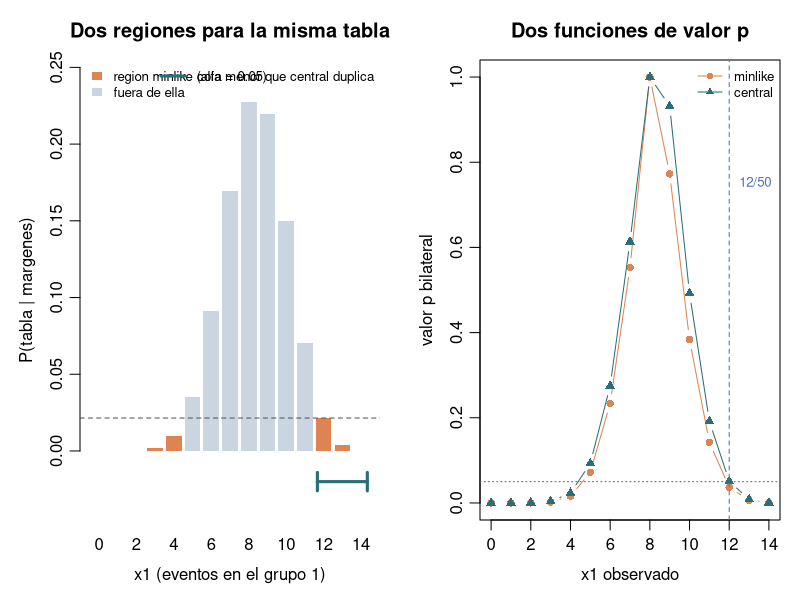

Source code (R):
# ============================================================
# Problemas del calculo del valor p en una tabla 2x2
# Caso: 12/50 frente a 2/34 (12 eventos en 50 del grupo 1,
# 2 eventos en 34 del grupo 2).
# Ejecutar: Rscript scripts/problemas_valor_p.R
#
# La tabla se usa como excusa para mostrar cinco problemas que
# no aparecen con datos continuos: dos convenciones bilaterales
# que dan conclusiones opuestas, una region de rechazo que
# depende de la tabla observada, un valor p que no es la suma de
# su region, un tamano real muy por debajo de alfa y una
# correccion (mid-p) que rompe la garantia exacta.
# ============================================================

x1 <- 12; n1 <- 50
x2 <- 2;  n2 <- 34
m  <- x1 + x2

xs <- max(0, m - n2):min(n1, m)
pr <- dhyper(xs, n1, n2, m)
P0 <- dhyper(x1, n1, n2, m)

p_minlike <- function(x) {
  p0 <- dhyper(x, n1, n2, m)
  sum(pr[pr <= p0 * (1 + 1e-9)])
}
cola_izq <- function(x) sum(pr[xs <= x])
cola_der <- function(x) sum(pr[xs >= x])
p_central <- function(x) min(1, 2 * min(cola_izq(x), cola_der(x)))

cat("== 1. El espacio condicional ==\n")
cat(sprintf("Margenes fijos: m = %d eventos; soporte x1 = %d..%d (%d tablas)\n",
            m, min(xs), max(xs), length(xs)))
cat(sprintf("P(tabla observada) = %.5f\n", P0))
cat(sprintf("E[x1] bajo H0 = %.2f, asi que 12 cae en la cola derecha\n\n",
            m * n1 / (n1 + n2)))

cat("== 2. Cuatro cifras para el mismo dato ==\n")
cat(sprintf("minlike (fisher.test)        = %.4f\n", p_minlike(x1)))
cat(sprintf("central (exact2x2)           = %.4f\n", p_central(x1)))
cat(sprintf("unilateral derecha           = %.4f\n", cola_der(x1)))
cat(sprintf("unilateral izquierda         = %.4f\n", cola_izq(x1)))
cat(sprintf("mid-p bilateral              = %.4f\n", p_minlike(x1) - 0.5 * P0))
cat("\nVerificacion contra R:\n")
cat(sprintf("fisher.test bilateral        = %.4f\n",
            fisher.test(matrix(c(x1, n1 - x1, x2, n2 - x2), 2))$p.value))
cat(sprintf("fisher.test alternative=greater = %.4f\n",
            fisher.test(matrix(c(x1, n1 - x1, x2, n2 - x2), 2),
                        alternative = "greater")$p.value))
cat(sprintf("fisher.test alternative=less    = %.4f\n\n",
            fisher.test(matrix(c(x1, n1 - x1, x2, n2 - x2), 2),
                        alternative = "less")$p.value))

cat("== 3. Problema 1: las dos convenciones concluyen distinto en alfa = 0.05 ==\n")
cat(sprintf("minlike = %.4f  -> se rechaza H0\n", p_minlike(x1)))
cat(sprintf("central = %.4f  -> no se rechaza H0\n", p_central(x1)))
cat("El mismo dato, el mismo alfa, dos conclusiones. Ninguna es un error:\n")
cat("minlike suma tablas tan improbables como la observada; central duplica\n")
cat("la cola menor. La diferencia no es de redondeo, es de definicion.\n\n")

cat("== 4. Problema 2: la region de rechazo depende de la tabla observada ==\n")
r12 <- xs[pr <= P0 * (1 + 1e-9)]
r03 <- xs[pr <= dhyper(3, n1, n2, m) * (1 + 1e-9)]
cat(sprintf("Observada 12: se rechaza en x1 = {%s} (%d tablas)\n",
            paste(r12, collapse = ", "), length(r12)))
cat(sprintf("Observada  3: se rechaza en x1 = {%s} (%d tablas)\n",
            paste(r03, collapse = ", "), length(r03)))
cat("La region no es fija: cada observacion define la suya. Por eso minlike\n")
cat("no es un contraste derivado de una particion unica del espacio, y su\n")
cat("region puede ser disjunta (aqui, colas 0..4 y 12..14).\n\n")

cat("== 5. Problema 3: el valor p central no es la suma de su region ==\n")
cola_dup <- xs[xs >= x1]
cat(sprintf("Cola menor resaltada: x1 = {%s}, masa = %.4f\n",
            paste(cola_dup, collapse = ", "), cola_der(x1)))
cat(sprintf("p central = 2 x %.4f = %.4f, no la suma de las barras resaltadas\n",
            cola_der(x1), p_central(x1)))
alfa <- 0.05
reg_min <- xs[sapply(xs, p_minlike) <= alfa]
reg_cen <- xs[sapply(xs, p_central) <= alfa]
cat(sprintf("A alfa = %.2f, la region minlike es {%s} con tamano real %.4f\n",
            alfa, paste(reg_min, collapse = ", "), sum(pr[xs %in% reg_min])))
cat(sprintf("A alfa = %.2f, la region central es {%s} con tamano real %.4f\n",
            alfa, paste(reg_cen, collapse = ", "), sum(pr[xs %in% reg_cen])))
mt <- sapply(xs, function(x) min(cola_izq(x), cola_der(x)))
salto <- which(mt > alfa / 2)[1]
cat(sprintf("La cola menor salta de %.4f (x1 = %d) a %.4f (x1 = %d):\n",
            mt[salto - 1], xs[salto - 1], mt[salto], xs[salto]))
cat(sprintf("el valor p pasa de %.4f a %.4f sin poder valer nunca 0.05.\n",
            2 * mt[salto - 1], 2 * mt[salto]))
cat("El contraste central gasta solo una fraccion de alfa, porque la rejilla\n")
cat("discreta no le permite afinar el corte.\n\n")

cat("== 6. Problema 4: 'bilateral' no es 'dos veces la cola' ==\n")
cat(sprintf("2 x cola derecha = %.4f, pero minlike = %.4f\n",
            2 * cola_der(x1), p_minlike(x1)))
cat("Solo central coincide con ese doble, y solo porque elige la cola menor.\n")
cat("El mid-p resta media masa de la tabla observada y deja de ser exacto:\n")
cat("puede quedar por debajo de alfa con probabilidad mayor que alfa.\n\n")

cat("== 7. Tabla completa del espacio ==\n")
tab <- data.frame(
  x1 = xs,
  P = round(pr, 5),
  minlike = round(sapply(xs, p_minlike), 4),
  central = round(sapply(xs, p_central), 4),
  izq = round(sapply(xs, cola_izq), 4),
  der = round(sapply(xs, cola_der), 4)
)
print(tab, row.names = FALSE)

# ------------------------------------------------------------
# Graficos: la distribucion con las dos regiones, y el valor p
# como funcion de la tabla observada. Se escriben en un archivo
# temporal para no dejar artefactos en el repositorio.
# ------------------------------------------------------------
col_obs <- "#4C72B0"; col_min <- "#DD8452"; col_cen <- "#2A6F77"; col_off <- "#CBD5E1"

salida <- file.path(tempdir(), "problemas_valor_p.png")
png(salida, width = 1200, height = 520, res = 110)
par(mfrow = c(1, 2), mar = c(4, 4, 3, 1), mgp = c(2.2, 0.7, 0))

# Panel 1: las dos regiones sobre el mismo espacio. La cola central
# se marca con una llave para no tapar las barras que tambien entran
# en la region minlike.
bp <- barplot(pr, names.arg = xs, border = NA,
              col = ifelse(xs %in% reg_min, col_min, col_off),
              ylim = c(-0.045, max(pr) * 1.12),
              main = "Dos regiones para la misma tabla",
              xlab = "x1 (eventos en el grupo 1)", ylab = "P(tabla | margenes)")
abline(h = P0, lty = 2, col = "grey30")
x_ini <- bp[which(xs == min(cola_dup))] - 0.4
x_fin <- bp[which(xs == max(cola_dup))] + 0.4
segments(x_ini, -0.020, x_fin, -0.020, col = col_cen, lwd = 3)
segments(c(x_ini, x_fin), -0.026, y1 = -0.014, col = col_cen, lwd = 3)
legend("topleft", bty = "n", cex = 0.8,
       fill = c(col_min, col_off), border = c(NA, NA),
       legend = c("region minlike (alfa = 0.05)", "fuera de ella"))
legend("topright", bty = "n", cex = 0.8, lwd = 3, col = col_cen,
       legend = "cola menor que central duplica")

# Panel 2: el valor p segun la tabla observada
plot(NA, xlim = range(xs), ylim = c(0, 1), xlab = "x1 observado",
     ylab = "valor p bilateral", main = "Dos funciones de valor p")
abline(h = alfa, lty = 3, col = "grey40")
lines(xs, sapply(xs, p_minlike), type = "b", pch = 16, col = col_min)
lines(xs, sapply(xs, p_central), type = "b", pch = 17, col = col_cen)
abline(v = x1, lty = 2, col = col_obs)
text(x1, 0.75, "12/50", col = col_obs, cex = 0.8, pos = 4)
legend("topright", bty = "n", cex = 0.8, col = c(col_min, col_cen), lty = 1,
       pch = c(16, 17), legend = c("minlike", "central"))

invisible(dev.off())
cat(sprintf("\nGraficos escritos en %s\n", salida))
